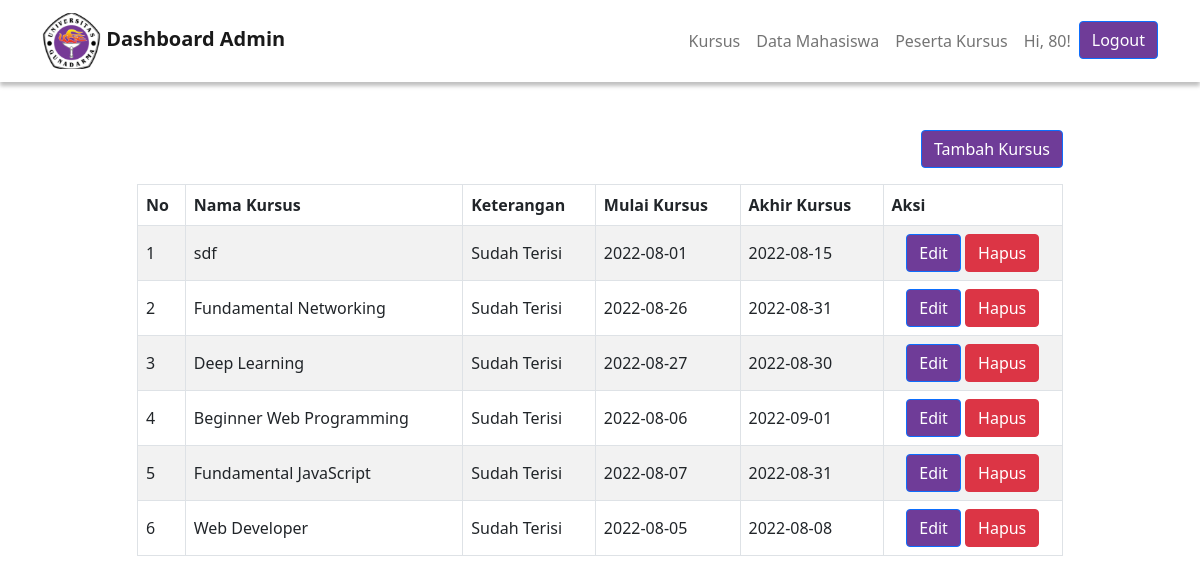
Screenshot of /admin/index.php (signed in) with the database file from the repository.
### tables this page shows
CREATE TABLE `data_mahasiswa` (
  `id` int(11) NOT NULL,
  `npm` int(11) NOT NULL,
  `kelas` varchar(10) NOT NULL,
  `nama` varchar(25) NOT NULL,
  `username` varchar(25) NOT NULL,
  `password` varchar(25) NOT NULL,
  `role` varchar(10) NOT NULL
);

CREATE TABLE `kursus` (
  `id` int(11) NOT NULL,
  `nama_kursus` varchar(50) NOT NULL,
  `keterangan` longtext NOT NULL,
  `mulai_kursus` date NOT NULL,
  `akhir_kursus` date NOT NULL
);

### admin/index.php (the view)
<?php require('templates/header.php') ?>
    <body class="">
        <?php require('templates/navbar-auth.php') ?>
        <div class="container">
            <div class="row justify-content-center mt-5">
                <div class="col-md-10">
                    <div class="text-end mb-3">
                        <a href="tambah-kursus.php" class="btn btn-primary">Tambah Kursus</a>
                    </div>
                    <table class="table table-bordered table-striped align-middle">
                        <thead>
                            <tr class="">
                                <th>No</th>
                                <th>Nama Kursus</th>
                                <th>Keterangan</th>
                                <th>Mulai Kursus</th>
                                <th>Akhir Kursus</th>
                                <th>Aksi</th>
                            </tr>
                        </thead>
                        <tbody>
                            <?php
                                $no = 1;
                                $query = "SELECT * FROM kursus ORDER BY id DESC";
                                $get = mysqli_query($conn, $query);
                                while($data = mysqli_fetch_array($get)) :
                            ?>
                            <tr>
                                <td><?php echo $no++ ?></td>
                                <td><?php echo $data['nama_kursus'] ?></td>
                                <td><?php echo $data['nama_kursus'] ? "Sudah Terisi" : "Belum Diisi" ?></td>
                                <td><?php echo $data['mulai_kursus'] ?></td>
                                <td><?php echo $data['akhir_kursus'] ?></td>
                                <td>
                                    <div class="text-center">
                                        <a href="edit-kursus.php?id=<?= $data['id'] ?>" class="btn btn-primary">Edit</a>
                                        <a href="hapus-kursus.php?id=<?= $data['id'] ?>" class="btn btn-danger">Hapus</a>
                                    </div>
                                </td>
                            </tr>
                            <?php endwhile ?>
                        </tbody>
                    </table>
                </div>
            </div>
        </div>
    </body>
</html>

### admin/templates/navbar-auth.php
<?php
    if(isset($_SESSION['auth'])){
        $id = $_SESSION['id'];
        $query = "SELECT * FROM data_mahasiswa WHERE id = '$id'";
        $get = mysqli_query($conn, $query);
        $data = mysqli_fetch_array($get);
    }else {
        header('location:../index.php');
    }
?>
<nav class="navbar navbar-expand-lg navbar-light">
        <div class="container">
            <a href="" class="navbar-brand fw-bold">
                <img src="img/logo-gundar.svg" alt="" />
                Dashboard Admin
            </a>
            <ul class="navbar-nav">
                <li class="nav-item">
                    <a href="index.php" class="nav-link">Kursus</a>
                </li>
                <li class="nav-item">
                    <a href="data-mahasiswa.php" class="nav-link">Data Mahasiswa</a>
                </li>
                <li class="nav-item">
                    <a href="peserta-kursus.php" class="nav-link">Peserta Kursus</a>
                </li>
                <li class="nav-item"><div class="nav-link">Hi, <?php echo $data['nama'] ?>!</div></li>
                <li class="nav-item"><a href="middleware/logout.php" class=" btn btn-primary">Logout</a></li>
            </ul>
        </div>
    </nav>

### css/style.css (style rules this page uses)
* { margin: 0; padding: 0; box-sizing: border-box; }
body { font-family: "Roboto", sans-serif; }
.navbar { background-color: white; box-shadow: 0 4px 4px 0 rgba(0, 0, 0, 0.25); }
.btn-primary { background-color: #6f3c98 !important; transition: all 0.3s ease !important; }

### rows the page displays
data_mahasiswa: nama "80"
kursus: nama_kursus "sdf", shows "Sudah Terisi", mulai_kursus "2022-08-01", akhir_kursus "2022-08-15"
kursus: nama_kursus "Fundamental Networking", shows "Sudah Terisi", mulai_kursus "2022-08-26", akhir_kursus "2022-08-31"
kursus: nama_kursus "Deep Learning", shows "Sudah Terisi", mulai_kursus "2022-08-27", akhir_kursus "2022-08-30"
kursus: nama_kursus "Beginner Web Programming", shows "Sudah Terisi", mulai_kursus "2022-08-06", akhir_kursus "2022-09-01"
kursus: nama_kursus "Fundamental JavaScript", shows "Sudah Terisi", mulai_kursus "2022-08-07", akhir_kursus "2022-08-31"
kursus: nama_kursus "Web Developer", shows "Sudah Terisi", mulai_kursus "2022-08-05", akhir_kursus "2022-08-08"
